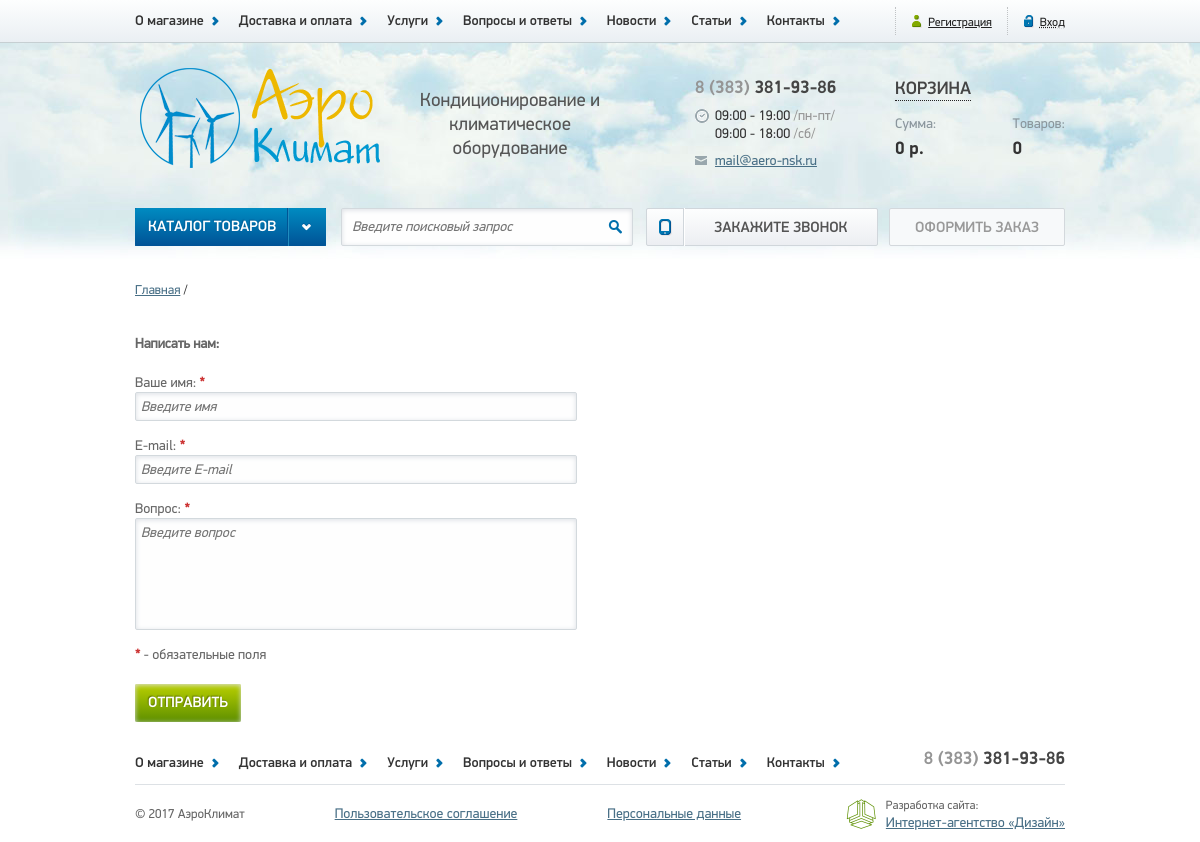
Page /contacts on the earlier database version.
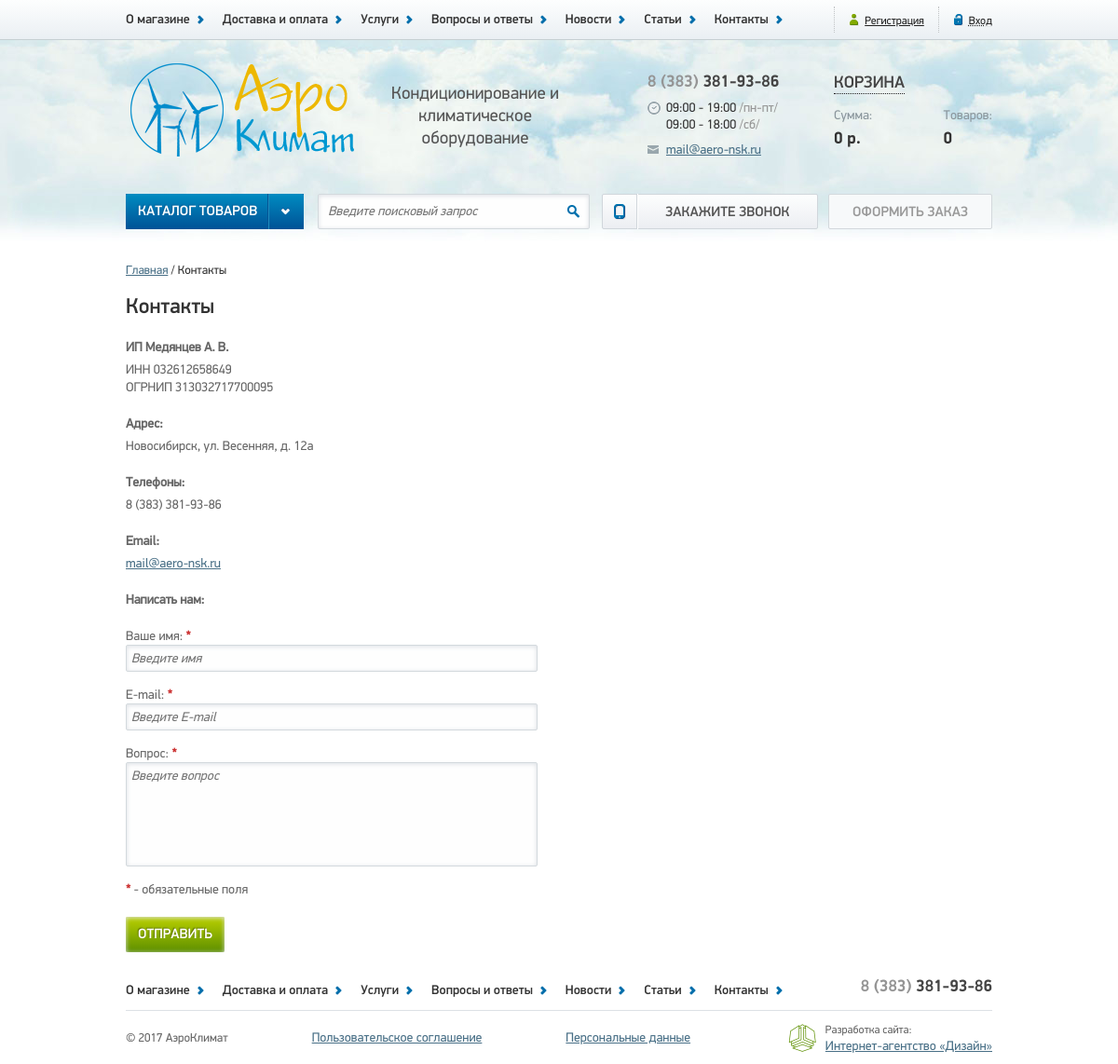
Same page on the later database version.
### tables this page shows
CREATE TABLE `pages` (
  `id` int(3) NOT NULL,
  `name` varchar(255) NOT NULL,
  `title` varchar(255) NOT NULL,
  `meta_d` varchar(255) NOT NULL,
  `meta_k` varchar(255) NOT NULL,
  `text` text NOT NULL,
  `text1` text,
  `text2` text,
  `text3` text
);

### app/Controllers/Contacts.php (called while the page is built, shortened)
<?php
class Contacts extends Controller
{
    protected function actionDefault()
    {
        $this->view->page  = Page::findByName('contacts');
        $this->view->display(__DIR__ . '/../../views/default/contacts.php');
    }
}

### public/index.php (called while the page is built, shortened)
<?php
$uri = $_SERVER['REQUEST_URI'];
$parts = explode('/', $uri);
foreach ($parts as $key => $part){
    $parts[$key] = ucfirst($part);
}
if ($parts[1] === 'Admin'){
    $controllerClass = '\\App\\Controllers\\Admin\\' . (!empty($parts[2]) ? $parts[2] : 'Index');
    if (!class_exists($controllerClass)) {
        $controller = new Errors();
        $controller->action('403');
    }
    $actionName = (!empty($parts[3]) ? $parts[3] : 'Default');
} else {
    $actionName = (!empty($parts[2]) ? $parts[2] : 'Default');
}
$controller = new $controllerClass;
try {
    $controller->action($actionName);
} catch (DbException $e) {
    $controller = new Errors();
    $controller->action('500');
} catch (NotFoundException $e) {
    $controller = new Errors();
    $controller->action('404');
} catch (UploaderException $e) {
    $controller = new Errors();
    $controller->action('400');
}

### app/Db.php (called while the page is built, shortened)
<?php
class Db
{
    protected $dbh;
    public function __construct()
    {
        $config = Config::getInstance()->data;
        $dsn = 'mysql:host=' . $config['db']['host'] . ';dbname=' . $config['db']['dbname'];
        try {
            $this->dbh = new \PDO($dsn, $config['db']['user'], $config['db']['password']);
        } catch (\PDOException $e) {
            $exc = new DbException($e->getMessage(), $e->getCode());
            Logger::getInstance()->emergency($exc);
            throw $exc;
        }
    }
    public function query(string $sql, string $class, array $params = [])
    {
        try {
            $sth = $this->dbh->prepare($sql);
            $sth->execute($params);
            return $sth->fetchAll(\PDO::FETCH_CLASS, $class);
        } catch (\PDOException $e) {
            $exc = new DbException($e->getMessage(), $e->getCode());
            Logger::getInstance()->error($exc);
            throw $exc;
        }
    }
}

### config/config.php (called while the page is built)
<?php
return [
    'db' => [
        'host'     => 'localhost',
        'dbname'   => 'aero',
        'user'     => 'root',
        'password' => ''
    ],
    'log' => [
        'error'    => __DIR__ . '/../logs/errors.log'
    ],
    'image' => [
        'path'     => __DIR__ . '/../public/images/'
    ]
];

### app/Traits/Singleton.php (called while the page is built, shortened)
<?php
trait Singleton
{
    private static $instance = null;
    public static function getInstance()
    {
        if (static::$instance === null) {
            static::$instance = new static();
        }
        return static::$instance;
    }
}

### app/Config.php (called while the page is built, shortened)
<?php
class Config
{
    private function __construct()
    {
        $this->data = require __DIR__ . '/../config/config.php';
    }
}

### app/Models/Model.php (called while the page is built, shortened)
<?php
abstract class Model
{
    protected static $table = null;
    public static function findByName(string $name)
    {
        $sql = 'SELECT * FROM ' . static::$table . ' WHERE name=:name';
        $params = [
            ':name' => $name
        ];
        $db = new Db();
        $data = $db->query($sql, static::class, $params);
        if (empty($data)) {
            return null;
        }
        return array_shift($data);
    }
}

### app/Traits/Magic.php (called while the page is built, shortened)
<?php
trait Magic
{
    protected $data = [];
    public function __set($name, $value)
    {
        $this->data[$name] = $value;
    }
    public function __get($name)
    {
        return $this->data[$name];
    }
}

### views/default/contacts.php (the view, shortened to what this page needs)
<?php require __DIR__ . '/../header.php'; ?>
    <section class="container clearfix">
        <div class="path">
            <span>
                <a href="/">Главная</a>
            </span>
            <span>
                <?php echo $page->title; ?>
            </span>
        </div>
        <main class="wide">
            <h1><?php echo $page->title; ?></h1>
            <div class="contacts left">
                <?php echo $page->text; ?>
                <p><span>Написать нам:</span></p>
                <form class="feedback" method="post">
                    <label>Ваше имя: <span>*</span>
                        <input type="text" name="name" placeholder="Введите имя" required>
                    </label>
                    <label>E-mail: <span>*</span>
                        <input type="email" name="email" placeholder="Введите E-mail" required>
                    </label>
                    <label class="message">Вопрос: <span>*</span>
                        <textarea name="message" placeholder="Введите вопрос" required></textarea>
                    </label>
                    <p><span>*</span> - обязательные поля</p>
                    <input type="submit" value="Отправить">
                </form>
            </div>
        </main>
    </section>
<?php require __DIR__ . '/../footer.php';

Differences in the rows shown:
now on this page (row edited): pages: title "Контакты", text "ИП Медянцев А. В. ИНН 032612658649 ОГРНИП 313032717700095 Адрес: Новосибирск, ул. Весенняя, д. 12а Телефоны: 8 (383) 381-93-86 Email: mail@aero-nsk.ru"
